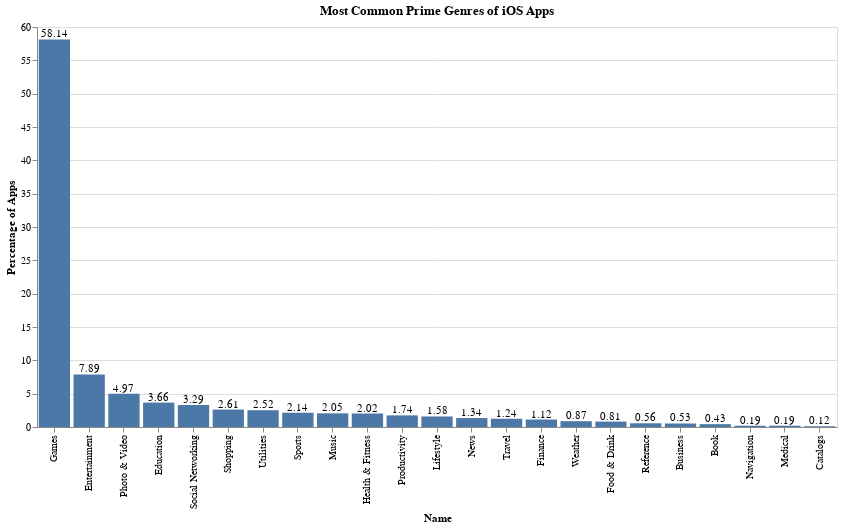

The notebook cell this image was saved under:
### Code cell
bar_n(
    apple_genres,
    "Most Common Prime Genres of iOS Apps",
    "Percentage of Apps",
)

### Figure 1 — Vega-Lite specification as saved in the notebook (floating-point values rounded to 4 significant figures)
{"config": {"view": {"continuousWidth": 400, "continuousHeight": 300}}, "layer": [{"mark": "bar", "encoding": {"x": {"type": "nominal", "field": "index", "sort": "-y", "title": "Name"}, "y": {"type": "quantitative", "field": "number", "title": "Percentage of Apps"}}, "title": "Most Common Prime Genres of iOS Apps"}, {"mark": {"type": "text", "align": "center", "baseline": "middle", "dy": -5}, "encoding": {"text": {"type": "quantitative", "field": "number"}, "x": {"type": "nominal", "field": "index", "sort": "-y", "title": "Name"}, "y": {"type": "quantitative", "field": "number", "title": "Percentage of Apps"}}, "title": "Most Common Prime Genres of iOS Apps"}], "data": {"name": "data-7e2ebb242752687a24f3c8aa4580ac9f"}, "height": 400, "width": 800, "$schema": "https://vega.github.io/schema/vega-lite/v4.8.1.json", "datasets": {"data-7e2ebb242752687a24f3c8aa4580ac9f": [{"index": "Games", "number": 58.14}, {"index": "Entertainment", "number": 7.89}, {"index": "Photo & Video", "number": 4.97}, {"index": "Education", "number": 3.66}, {"index": "Social Networking", "number": 3.29}, {"index": "Shopping", "number": 2.61}, {"index": "Utilities", "number": 2.52}, {"index": "Sports", "number": 2.14}, {"index": "Music", "number": 2.05}, {"index": "Health & Fitness", "number": 2.02}, {"index": "Productivity", "number": 1.74}, {"index": "Lifestyle", "number": 1.58}, {"index": "News", "number": 1.34}, {"index": "Travel", "number": 1.24}, {"index": "Finance", "number": 1.12}, {"index": "Weather", "number": 0.87}, {"index": "Food & Drink", "number": 0.81}, {"index": "Reference", "number": 0.56}, {"index": "Business", "number": 0.53}, {"index": "Book", "number": 0.43}, {"index": "Navigation", "number": 0.19}, {"index": "Medical", "number": 0.19}, {"index": "Catalogs", "number": 0.12}]}}
